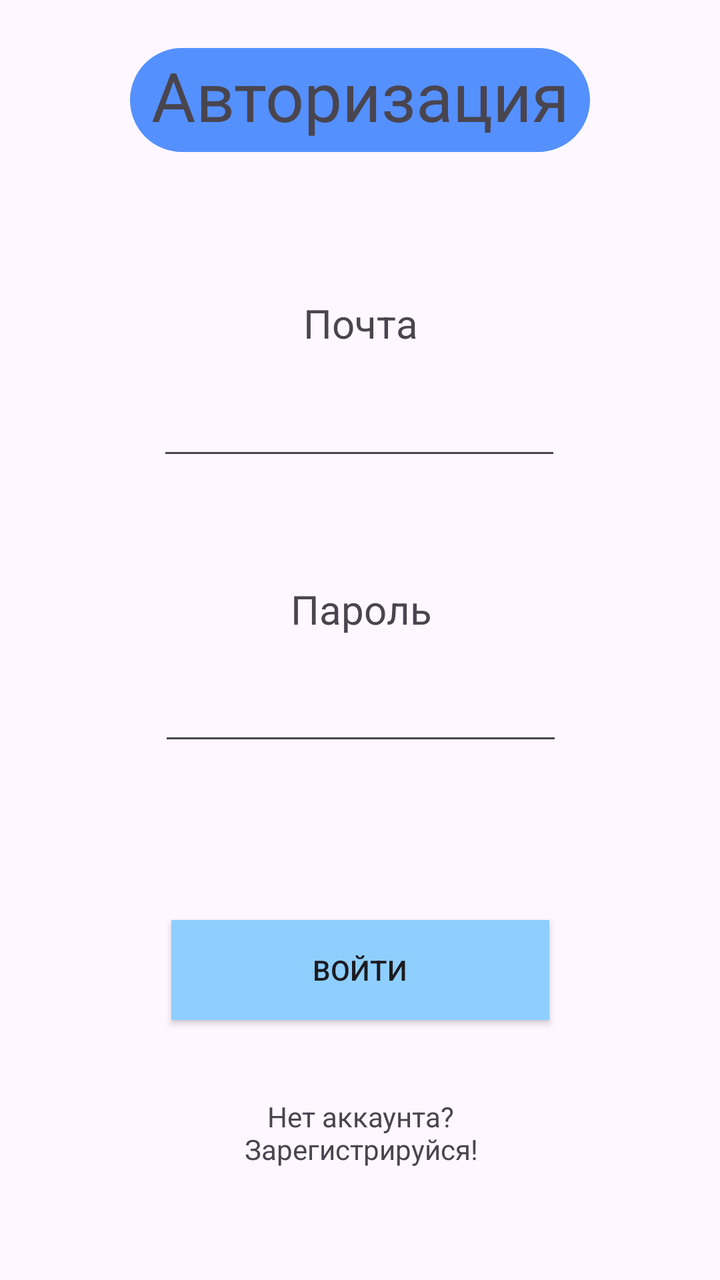
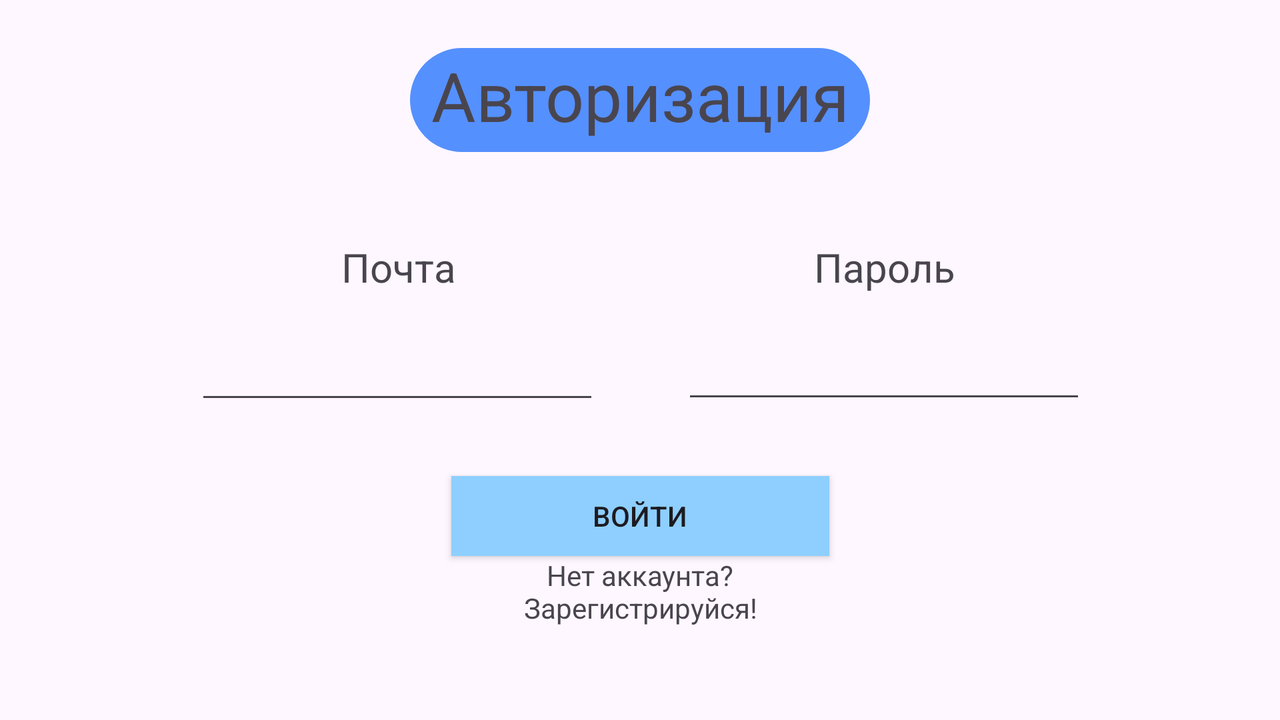

Compare how this app lays out the same screen by default and in its alternative resource folder. The renders come first, then the two layout files and the values they reference.
<!-- AndroidManifest.xml: application theme Theme.EgeMathematicsApp -->
<!-- res/layout/activity_login.xml -->
<?xml version="1.0" encoding="utf-8"?>
<androidx.constraintlayout.widget.ConstraintLayout xmlns:android="http://schemas.android.com/apk/res/android"
    xmlns:app="http://schemas.android.com/apk/res-auto"
    xmlns:tools="http://schemas.android.com/tools"
    android:id="@+id/main"
    android:layout_width="match_parent"
    android:layout_height="match_parent"
    tools:context=".login_activity">

    <TextView
        android:id="@+id/textView"
        android:layout_width="230dp"
        android:layout_height="52dp"
        android:layout_marginTop="24dp"
        android:background="@drawable/round_corners"
        android:backgroundTint="#5590FF"
        android:text="Авторизация"
        android:textAlignment="center"
        android:textSize="34sp"
        app:layout_constraintEnd_toEndOf="parent"
        app:layout_constraintStart_toStartOf="parent"
        app:layout_constraintTop_toTopOf="parent" />

    <androidx.constraintlayout.widget.ConstraintLayout
        android:layout_width="341dp"
        android:layout_height="0dp"
        android:layout_marginTop="16dp"
        android:layout_marginBottom="16dp"
        app:layout_constraintBottom_toBottomOf="parent"
        app:layout_constraintEnd_toEndOf="parent"
        app:layout_constraintStart_toStartOf="parent"
        app:layout_constraintTop_toBottomOf="@+id/textView">

        <Button
            android:id="@+id/loginBtn"
            android:layout_width="189dp"
            android:layout_height="50dp"
            android:layout_marginTop="32dp"
            android:background="#5590ff"
            android:backgroundTint="#5590FF"
            android:backgroundTintMode="screen"
            android:text="Войти"
            app:layout_constraintBottom_toBottomOf="parent"
            app:layout_constraintEnd_toEndOf="parent"
            app:layout_constraintStart_toStartOf="parent"
            app:layout_constraintTop_toBottomOf="@+id/constraintLayout2"
            app:layout_constraintVertical_bias="0.31" />

        <androidx.constraintlayout.widget.ConstraintLayout
            android:id="@+id/constraintLayout2"
            android:layout_width="276dp"
            android:layout_height="110dp"
            android:layout_marginTop="32dp"
            app:layout_constraintEnd_toEndOf="parent"
            app:layout_constraintStart_toStartOf="parent"
            app:layout_constraintTop_toBottomOf="@+id/constraintLayout">

            <TextView
                android:id="@+id/textView6"
                android:layout_width="200dp"
                android:layout_height="38dp"
                android:layout_marginTop="24dp"
                android:text="Пароль"
                android:textAlignment="center"
                android:textSize="20sp"
                app:layout_constraintEnd_toEndOf="parent"
                app:layout_constraintStart_toStartOf="parent"
                app:layout_constraintTop_toTopOf="parent" />

            <EditText
                android:id="@+id/pwdEditText"
                android:layout_width="202dp"
                android:layout_height="49dp"
                android:ems="10"
                android:inputType="text"
                app:layout_constraintBottom_toBottomOf="parent"
                app:layout_constraintEnd_toEndOf="parent"
                app:layout_constraintStart_toStartOf="parent"
                app:layout_constraintTop_toBottomOf="@+id/textView6" />
        </androidx.constraintlayout.widget.ConstraintLayout>

        <androidx.constraintlayout.widget.ConstraintLayout
            android:id="@+id/constraintLayout"
            android:layout_width="277dp"
            android:layout_height="0dp"
            android:layout_marginTop="32dp"
            app:layout_constraintEnd_toEndOf="parent"
            app:layout_constraintHorizontal_bias="0.491"
            app:layout_constraintStart_toStartOf="parent"
            app:layout_constraintTop_toTopOf="parent">

            <TextView
                android:id="@+id/textView4"
                android:layout_width="200dp"
                android:layout_height="38dp"
                android:layout_marginTop="24dp"
                android:text="Почта"
                android:textAlignment="center"
                android:textSize="20sp"
                app:layout_constraintEnd_toEndOf="parent"
                app:layout_constraintHorizontal_bias="0.506"
                app:layout_constraintStart_toStartOf="parent"
                app:layout_constraintTop_toTopOf="parent" />

            <EditText
                android:id="@+id/emailEditText"
                android:layout_width="202dp"
                android:layout_height="49dp"
                android:ems="10"
                android:inputType="text"
                app:layout_constraintBottom_toBottomOf="parent"
                app:layout_constraintEnd_toEndOf="parent"
                app:layout_constraintStart_toStartOf="parent"
                app:layout_constraintTop_toBottomOf="@+id/textView4"
                app:layout_constraintVertical_bias="1.0" />

        </androidx.constraintlayout.widget.ConstraintLayout>

        <TextView
            android:id="@+id/textView5"
            android:layout_width="194dp"
            android:layout_height="35dp"
            android:text="Нет аккаунта? Зарегистрируйся!"
            android:textAlignment="center"
            app:layout_constraintBottom_toBottomOf="parent"
            app:layout_constraintEnd_toEndOf="parent"
            app:layout_constraintStart_toStartOf="parent"
            app:layout_constraintTop_toBottomOf="@+id/loginBtn"
            app:layout_constraintVertical_bias="0.49" />

    </androidx.constraintlayout.widget.ConstraintLayout>

</androidx.constraintlayout.widget.ConstraintLayout>
<!-- resources referenced by this layout -->
<resources>
  <!-- drawable round_corners (drawable) -->
  <?xml version="1.0" encoding="utf-8"?>
  <shape xmlns:android="http://schemas.android.com/apk/res/android" >
      <stroke
          android:width="1dp" />
  
      <solid android:color="#ffffff" />
  
      <padding
          android:left="1dp"
          android:right="1dp"
          android:bottom="1dp"
          android:top="1dp" />
  
      <corners android:radius="35dp" />
  </shape>
  <!-- from res/values-v23/ -->
  <style name="Theme.EgeMathematicsApp" parent="Base.Theme.EgeMathematicsApp">
          
          <item name="android:navigationBarColor">@android:color/transparent</item>
          <item name="android:statusBarColor">@android:color/transparent</item>
          <item name="android:windowLightStatusBar">?attr/isLightTheme</item>
      </style>
  <style name="Base.Theme.EgeMathematicsApp" parent="Theme.Material3.DayNight.NoActionBar">
          
          
      </style>
</resources>
<!-- res/layout-land/activity_login.xml (the author's variant of the layout above) -->
<!-- drawn on the phone turned sideways -->
<?xml version="1.0" encoding="utf-8"?>
<androidx.constraintlayout.widget.ConstraintLayout xmlns:android="http://schemas.android.com/apk/res/android"
    xmlns:app="http://schemas.android.com/apk/res-auto"
    xmlns:tools="http://schemas.android.com/tools"
    android:id="@+id/main"
    android:layout_width="match_parent"
    android:layout_height="match_parent"
    tools:context=".login_activity">

    <TextView
        android:id="@+id/textView"
        android:layout_width="230dp"
        android:layout_height="52dp"
        android:layout_marginTop="24dp"
        android:background="@drawable/round_corners"
        android:backgroundTint="#5590FF"
        android:text="Авторизация"
        android:textAlignment="center"
        android:textSize="34sp"
        app:layout_constraintEnd_toEndOf="parent"
        app:layout_constraintStart_toStartOf="parent"
        app:layout_constraintTop_toTopOf="parent" />

    <androidx.constraintlayout.widget.ConstraintLayout
        android:layout_width="520dp"
        android:layout_height="308dp"
        android:layout_marginTop="16dp"
        android:layout_marginBottom="16dp"
        app:layout_constraintBottom_toBottomOf="parent"
        app:layout_constraintEnd_toEndOf="parent"
        app:layout_constraintStart_toStartOf="parent"
        app:layout_constraintTop_toBottomOf="@+id/textView">

        <Button
            android:id="@+id/loginBtn"
            android:layout_width="189dp"
            android:layout_height="40dp"
            android:layout_marginTop="32dp"
            android:background="#5590ff"
            android:backgroundTint="#5590FF"
            android:backgroundTintMode="screen"
            android:text="Войти"
            app:layout_constraintEnd_toEndOf="parent"
            app:layout_constraintStart_toStartOf="parent"
            app:layout_constraintTop_toBottomOf="@+id/constraintLayout2" />

        <androidx.constraintlayout.widget.ConstraintLayout
            android:id="@+id/constraintLayout2"
            android:layout_width="276dp"
            android:layout_height="110dp"
            android:layout_marginTop="32dp"
            app:layout_constraintEnd_toEndOf="parent"
            app:layout_constraintTop_toTopOf="parent">

            <TextView
                android:id="@+id/textView6"
                android:layout_width="200dp"
                android:layout_height="38dp"
                android:layout_marginTop="24dp"
                android:text="Пароль"
                android:textAlignment="center"
                android:textSize="20sp"
                app:layout_constraintEnd_toEndOf="parent"
                app:layout_constraintStart_toStartOf="parent"
                app:layout_constraintTop_toTopOf="parent" />

            <EditText
                android:id="@+id/pwdEditText"
                android:layout_width="202dp"
                android:layout_height="49dp"
                android:ems="10"
                android:inputType="textPassword"
                app:layout_constraintBottom_toBottomOf="parent"
                app:layout_constraintEnd_toEndOf="parent"
                app:layout_constraintStart_toStartOf="parent"
                app:layout_constraintTop_toBottomOf="@+id/textView6" />
        </androidx.constraintlayout.widget.ConstraintLayout>

        <androidx.constraintlayout.widget.ConstraintLayout
            android:id="@+id/constraintLayout"
            android:layout_width="277dp"
            android:layout_height="0dp"
            android:layout_marginTop="32dp"
            app:layout_constraintStart_toStartOf="parent"
            app:layout_constraintTop_toTopOf="parent">

            <TextView
                android:id="@+id/textView4"
                android:layout_width="200dp"
                android:layout_height="38dp"
                android:layout_marginTop="24dp"
                android:text="Почта"
                android:textAlignment="center"
                android:textSize="20sp"
                app:layout_constraintEnd_toEndOf="parent"
                app:layout_constraintHorizontal_bias="0.506"
                app:layout_constraintStart_toStartOf="parent"
                app:layout_constraintTop_toTopOf="parent" />

            <EditText
                android:id="@+id/emailEditText"
                android:layout_width="202dp"
                android:layout_height="49dp"
                android:ems="10"
                android:inputType="text"
                app:layout_constraintBottom_toBottomOf="parent"
                app:layout_constraintEnd_toEndOf="parent"
                app:layout_constraintStart_toStartOf="parent"
                app:layout_constraintTop_toBottomOf="@+id/textView4"
                app:layout_constraintVertical_bias="1.0" />

        </androidx.constraintlayout.widget.ConstraintLayout>

        <TextView
            android:id="@+id/textView5"
            android:layout_width="194dp"
            android:layout_height="35dp"
            android:text="Нет аккаунта? Зарегистрируйся!"
            android:textAlignment="center"
            app:layout_constraintEnd_toEndOf="parent"
            app:layout_constraintStart_toStartOf="parent"
            app:layout_constraintTop_toBottomOf="@+id/loginBtn" />

    </androidx.constraintlayout.widget.ConstraintLayout>

</androidx.constraintlayout.widget.ConstraintLayout>
